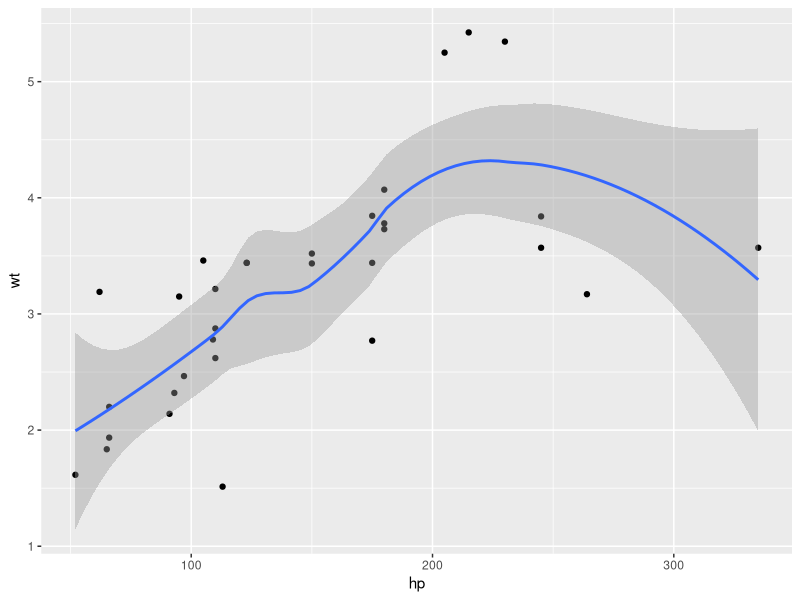

Write the R code that produced this figure.
library(ggplot2)

pp<-ggplot(mtcars, aes(x=hp, y=wt)) +   geom_point() +   geom_smooth()

plot_info <- ggplot_build(pp)
